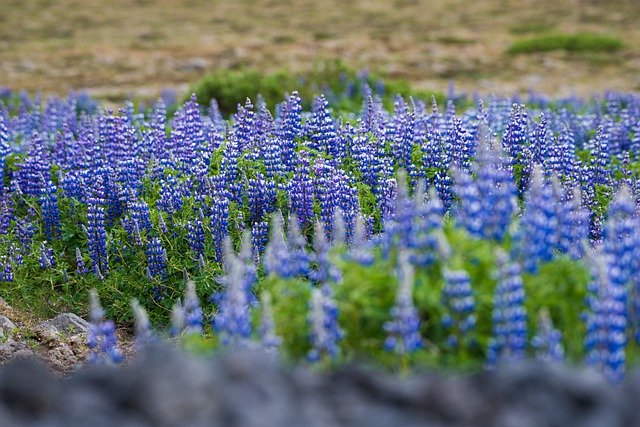
#> input picture opencv_practice/a.jpg, 640 x 427 px
$ jupyter execute '210810 revision1.ipynb'
#> lines starting #> are read from the running program, lines starting #| are printed output that depends on the picture; after the words box and inside, x2 and y2 are one past the last pixel; in counts of white or black regions, pixels touching at a corner belong together
[cell 1]
import numpy as np
import cv2
import matplotlib.pyplot as plt

이진 영상 처리\
1. 영상 이진화 \
영상 픽셀값을 0과 255로 만드는 연산\
임계값\
픽셀값이 특정값보다 크면 255, 이하이면 0으로 처리하여 이진화하는데\
이 특정값을 임계값이라 한다\

이진화함수\
cv2.threshold(src,임계값, maxval(255),type(이진화종류))\
type\
cv2.THRESH_BINARY - 임계값 기준으로 0,maxval로 표현\
cv2.THRESH_BINARY_INV - thresh-binary반전\
cv2.THRESH_TRUNC - 임계값 이상은 maxval, 나머지는 그대로\
cv2.THRESH_TOZERO- 임계값 이상은 그대로, 나머지는 0\
cv2.THRESH_TOZERO-INV - THRESH_TOZERO 반전

[cell 2]
img = cv2.imread('a.jpg',0)
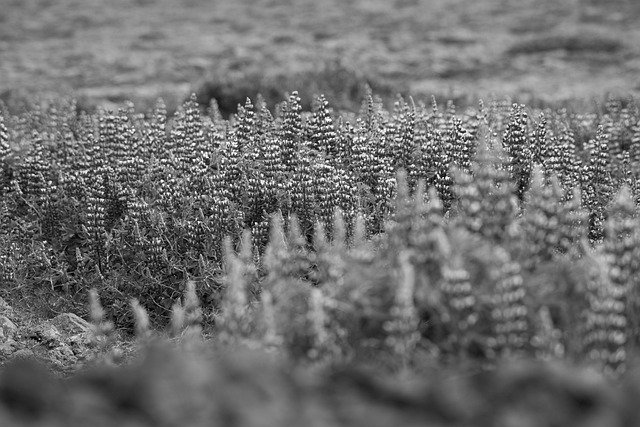
#> img: shape (427, 640); min 0, max 255, mean 110.8

ret, thresh1 = cv2.threshold(img,127,255,cv2.THRESH_BINARY)
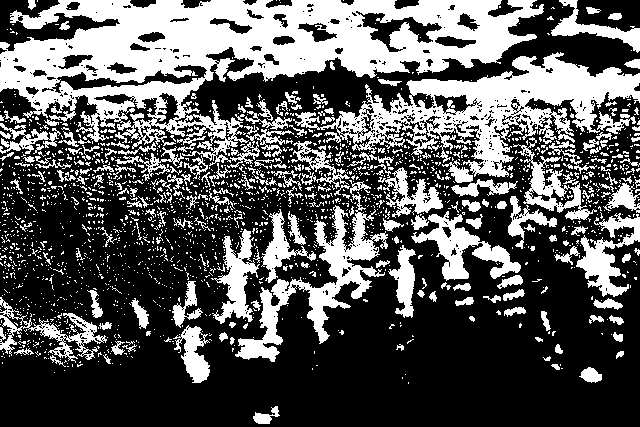
#> thresh1: shape (427, 640); 35.1% white; 1938 white regions (1711 under 20 px), largest, box (x1, y1, x2, y2) and area: (0, 0, 544, 166) 36580, (293, 52, 640, 177) 14499, (235, 180, 388, 362) 5937


plt.plot()
# plt.imshow(img,'gray')
plt.imshow(thresh1,'gray')
plt.show()

자동 이진화\
히스토그램으로 분석하여 배경과 객체의 중간 값 추출하여 임계값으로 설정\

cv2.THRESH_OTSU

[cell 3]
img = cv2.imread('a.jpg',0)
ret,thresh1 = cv2.threshold(img,0,255,cv2.THRESH_BINARY|cv2.THRESH_OTSU)
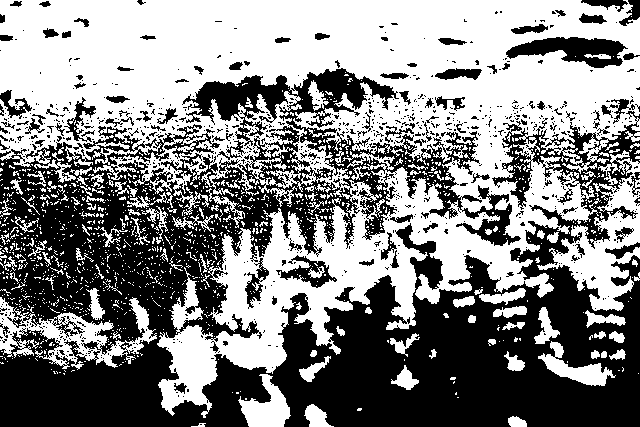
#> thresh1: shape (427, 640); 52.4% white; 868 black regions (766 under 20 px), largest, box (x1, y1, x2, y2) and area: (0, 68, 640, 427) 117171, (506, 37, 628, 68) 2083, (276, 255, 337, 288) 722
#> ret = 109
plt.imshow(thresh1, 'gray')
plt.show()

지역 이진화\
균일하지 않은 밝기 영상의 이진화\

==> 해결:\
이미지를 일정 크기의 사각형으로 분할하여 각 영역 내부의 픽셀 값\
분포에 맞게 임계값 결정하여 이진화

[cell 4]
import sys
import numpy as np
import cv2

# 입력 영상 불러오기
src = cv2.imread('sudoku.jpg',cv2.IMREAD_GRAYSCALE)
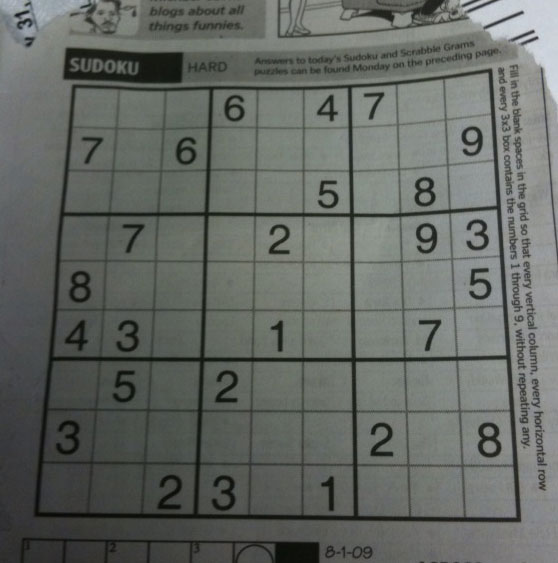
#> input picture opencv_practice/sudoku.jpg, 558 x 563 px
#> src: shape (563, 558); min 7, max 218, mean 102.4

if src is None:
    print('Image load failed!')
    sys.exit()

# 전역 이진화 by Otsu's method
_, dst1 = cv2.threshold(src,0,255,cv2.THRESH_BINARY|cv2.THRESH_OTSU)
#> dst1: shape (563, 558); 59% white; 359 black regions (263 under 20 px), largest, box (x1, y1, x2, y2) and area: (0, 68, 521, 563) 105703, (62, 47, 308, 85) 6806, (278, 0, 468, 38) 2033

#지역 이진화 by Otsu's method
dst2 = np.zeros(src.shape, np.uint8)

bw = src.shape[1] //4
#> bw = 139
bh = src.shape[0] //4
#> bh = 140

for y in range(4):
    for x in range(4):
        src_ = src[y*bh:(y+1)*bh, x*bw:(x+1)*bw]
        dst_ = dst2[y*bh:(y+1)*bh, x*bw:(x+1)*bw]
        cv2.threshold(src_, 0,255,cv2.THRESH_BINARY | cv2.THRESH_OTSU,dst_)
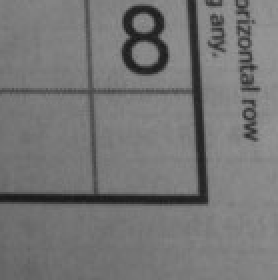
#> src_: shape (140, 139) (shown 2 times larger); min 22, max 150, mean 117.1


cv2.imshow('src',src)
cv2.imshow('dst1',dst1)
cv2.imshow('dst2',dst2)
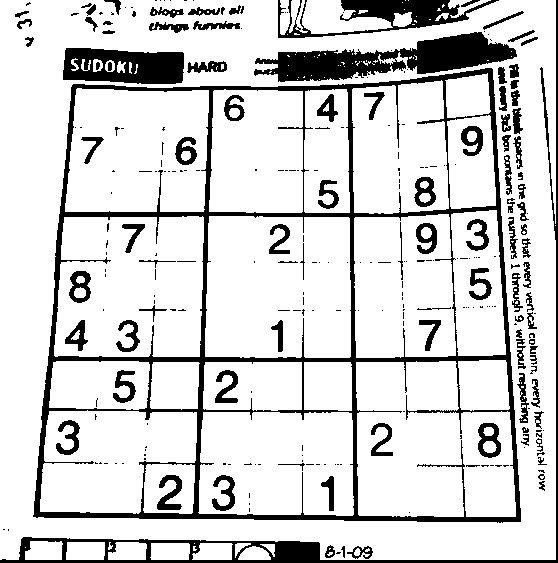
#> window 'dst2': shape (563, 558); 83.3% white; 275 black regions (172 under 20 px), largest, box (x1, y1, x2, y2) and area: (33, 68, 521, 523) 19570, (254, 32, 517, 82) 6187, (0, 0, 558, 563) 5411
cv2.waitKey()
cv2.destroyAllWindows()

적응형 이진화\
cv2.adaptiveThreshold(src, maxVal, adaptiveMethod, thresholdType,blockSize,C,dst)=> dst(결과영상)\

maxVal: 임계값 함수 최대값(255)\
adaptiveMethod: 블록 평균 계산 방법, cv2.ADAPTIVE_THRESH_MEAN_C(산술평균) or , cv2.ADAPTIVE_THRESH_GAUSSIAN_C(가우시안 가중치 평균)\
thresholdType: 이진화방법, cv2.THRESH_BINARY, cv2.THRESH_INV\
blockSize: 블록크기 , 3이상의 홀수\
C:평균에서 뺄값.

[cell 5]
import sys
import numpy as np
import cv2

src = cv2.imread('sudoku.jpg',cv2.IMREAD_GRAYSCALE)


def on_trackbar(pos):
    bsize=pos
    if bsize % 2 == 0:
        bsize = bsize-1
    if bsize <3:
        bsize=3

    dst = cv2.adaptiveThreshold(src,255,cv2.ADAPTIVE_THRESH_GAUSSIAN_C,
                               cv2.THRESH_BINARY,bsize,5)

    cv2.imshow('dst',dst)

cv2.imshow('src',src)
cv2.namedWindow('dst')
cv2.createTrackbar('Block Size','dst',0,200,on_trackbar)
cv2.setTrackbarPos('Block Size','dst',11)

cv2.waitKey()
cv2.destroyAllWindows()

2. 모톨로지\
영상을 형태학적 측면에서 다루는 기법\
영상의 전처리나 후처리로 많이 사용됨\

1) 침식과 팽창\
침식: 커널이 객체 영역 안에 모두 포함될때 앵커(고정점)을 255로 설정\
객체 외각을 깎아내는 연산 => 객체 크기 감소, 배경 확대 효과\
=> 실제 영상에서의 작은 크기 잡음 제거 효과

cv2.erode(src, kernel, anchor, iterations, borderType, borderValue)=> dst\
kernel: None 3x3\
anchor: 고정점 위치. 기본값(-1,-1)은 정중앙점\
iterations:반복횟수, 기본값 1.\
borderType: 테두리 처리 종류\
borderValue:확장 테두리 채울값

팽창: 커널이 객체 영역 안에 하나라도 포함되면 앵커(고정점)을 255로 설정\
객체 외각을 확대시키는 연산=> 객체 크기 확대.배경 감소효과=>\
=> 실제 영상에서 내부 홀(구멍)을 채우는 효과

cv2.dilate(src,kernel,anchor,iterations,borderType,borderValue)=>dst\
kernel: None이면 3x3\
anchor:고정점 위치, 기본값(-1,-1)은 정중앙점\
iterations:반복횟수. 기본값1\
borderType:테두리 처리 종류\
borderValue: 확장 테두리 채울값

모톨로지 커널 생성\
cv2.getStructuringElement(shape, ksize, anchor) => res\
shape: 커널 모양\
cv2.MORpH_RECT: 사각형모양\
cv2.MORpH_CROSS: 십자가 모양\
cv2.MORpH_ELIIPSE: 사각형에 내접하는 타원\
ksize:커널 크기(가로,세로) 튜플\
anchor:앵커 위치(-1,-1)은 중앙점\
res: 0,1 로 구성된 행렬.

[cell 6]
import sys
import numpy as np
import cv2

src = cv2.imread('circuit.bmp',cv2.IMREAD_GRAYSCALE)
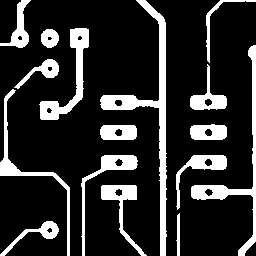
#> input picture opencv_practice/circuit.bmp, 256 x 256 px
#> src: shape (256, 256); 18.2% white; 16 white regions, largest, box (x1, y1, x2, y2) and area: (100, 0, 167, 256) 2418, (191, 45, 256, 256) 1500, (39, 28, 89, 120) 1219

if src is None:
    print('Image load failed!')
    sys.exit()

se = cv2.getStructuringElement(cv2.MORPH_RECT,(5,3))
#> se = [[1, 1, 1, 1, 1], [1, 1, 1, 1, 1], [1, 1, 1, 1, 1]]
dst1 = cv2.erode(src,se)
#> dst1: shape (256, 256); 8.2% white; 25 white regions (10 under 20 px), largest, box (x1, y1, x2, y2) and area: (102, 0, 165, 256) 1116, (193, 46, 256, 256) 789, (42, 29, 87, 119) 648

dst2 = cv2.dilate(src,None)
#> dst2: shape (256, 256); 24.7% white; 14 white regions, largest, box (x1, y1, x2, y2) and area: (99, 0, 168, 256) 3169, (0, 58, 71, 256) 2010, (190, 44, 256, 256) 1941

cv2.imshow('src',src)
cv2.imshow('dst1',dst1)
cv2.imshow('dst2',dst2)
cv2.waitKey()
cv2.destroyAllWindows()

[cell 7]
se
#> Out has the same summary as se

2) opening과 closing\
opening: erode 후 dilate\
closing: dilate 후 erode\

opening => 작은 개체나 돌기 제거. 얇은 선 끊어짐\
closing=> 작은 홈이나 홀 사라지고 얇은 연결선이 두꺼워짐.\
윤곽파악에 적합\

범용 모폴로지 연산 함수\
모폴로지 침식, 팽창 오프닝, 클로징 등의 연산을 하나의 함수로 실행가능\
cv2.morphologyEx(src,mode,kernel,anchor,iterations,borderType,borderValue)=> dst\
mode: 연산 종류\
cv2.MORPH_ERODE:침식\
cv2.MORPH_DILATE:팽창\
cv2.MORPH_OPEN:opening\
cv2.MORPH_CLOSE:closing\
cv2.MORPH_GRADIENT:dilate 결과 - erode 결과 (d와 e의차)

[cell 8]
import sys
import numpy as np
import cv2

src = cv2.imread('rice.png',cv2.IMREAD_GRAYSCALE)
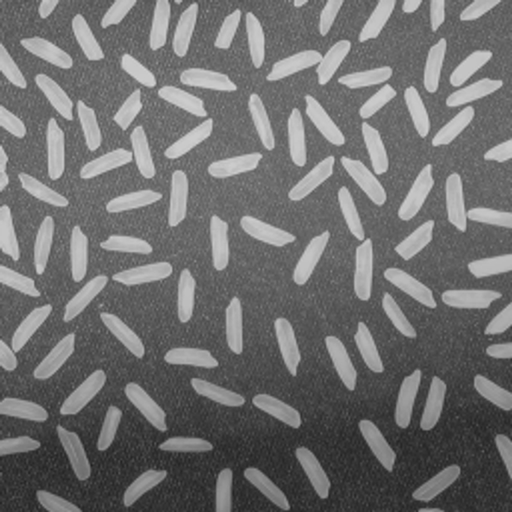
#> input picture opencv_practice/rice.png, 512 x 512 px
#> src is the input picture: shape (512, 512); min 33, max 211, mean 111.3

if src is None:
    print('Image load failed!')
    sys.exit()

# src영상에 지역 이진화 수행
dst1 = np.zeros(src.shape, np.uint8)

bw = src.shape[1] // 4
#> bw = 128
bh = src.shape[0] // 4
#> bh = 128

for y in range(4):
    for x in range(4):
        src_ = src[y*bh:(y+1)*bh, x*bw:(x+1)*bw]
        dst_ = dst1[y*bh:(y+1)*bh, x*bw:(x+1)*bw]
        cv2.threshold(src_, 0, 255, cv2.THRESH_BINARY | cv2.THRESH_OTSU, dst_)
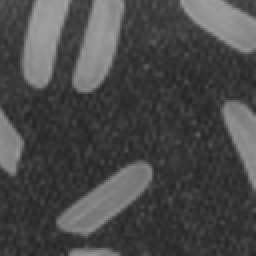
#> src_: shape (128, 128) (shown 2 times larger); min 37, max 161, mean 72.8

cnt1, _ = cv2.connectedComponents(dst1)
#> cnt1 = 113
#> dst1: shape (512, 512); 27% white; 112 white regions (15 under 20 px), largest, box (x1, y1, x2, y2) and area: (266, 40, 351, 85) 1625, (446, 173, 512, 232) 1503, (0, 304, 52, 371) 1152
print('cnt1:',cnt1)
#| cnt1: 113

dst2 = cv2.morphologyEx(dst1, cv2.MORPH_OPEN, None)
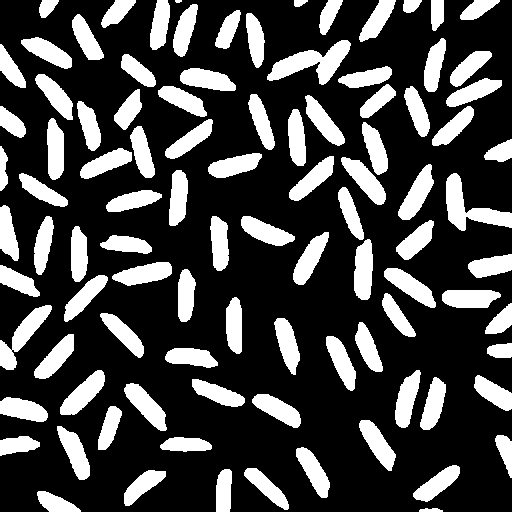
#> dst2: shape (512, 512); 27% white; 98 white regions (1 under 20 px), largest, box (x1, y1, x2, y2) and area: (267, 40, 351, 85) 1622, (446, 173, 512, 231) 1499, (0, 305, 52, 370) 1148

cnt2, _ = cv2.connectedComponents(dst2)
#> cnt2 = 99
print('cnt2:',cnt2)
#| cnt2: 99

cv2.imshow('src',src)
cv2.imshow('dst1',dst1)
cv2.imshow('dst2',dst2)
cv2.waitKey()
cv2.destroyAllWindows()
